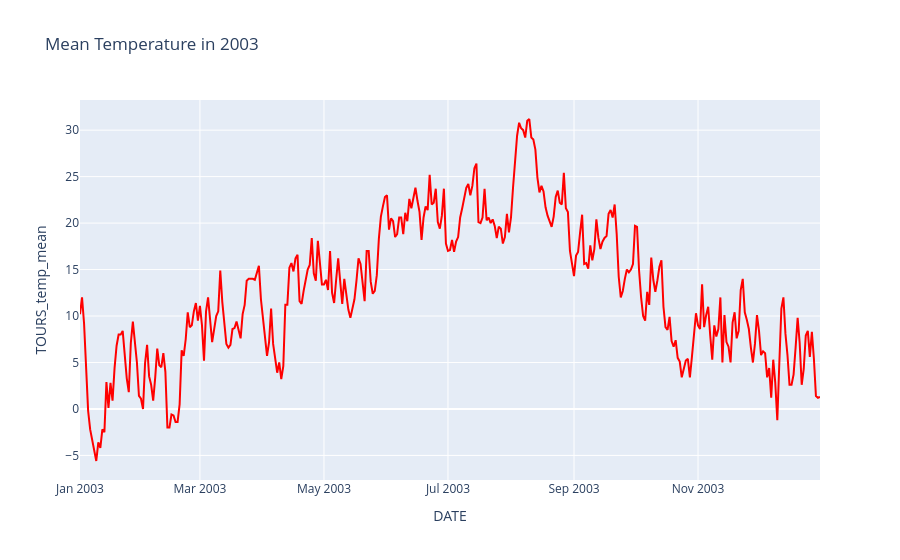

Notebook code cell kept with this figure:
### Markdown cell above
As per the dataframe, the major temperature spikes occur in the 2003, specifically in August. These can be attributed to the 2003 European Heatwave that also affected France.

### Code cell
df_2003 = df[df['Year'] == 2003]

fig_2003 = px.line(df_2003, x='DATE', y='TOURS_temp_mean', title="Mean Temperature in 2003",color_discrete_sequence=["red"])
fig_2003.show()

fig_2003.write_image("charts/Mean Temperature in 2003.png")

### Figure 1 — Plotly figure (JSON) as saved in the notebook; plotly's stock layout.template omitted (floating-point values rounded to 4 significant figures; data arrays with more than 128 entries replaced by an {"elided": "..."} marker saying what was removed)
{"data": [{"hovertemplate": "DATE=%{x}<br>TOURS_temp_mean=%{y}<extra></extra>", "legendgroup": "", "line": {"color": "red", "dash": "solid"}, "marker": {"symbol": "circle"}, "mode": "lines", "name": "", "orientation": "v", "showlegend": false, "type": "scatter", "x": {"elided": "365 str values"}, "xaxis": "x", "y": {"elided": "365 float values"}, "yaxis": "y"}], "layout": {"legend": {"tracegroupgap": 0}, "title": {"text": "Mean Temperature in 2003"}, "xaxis": {"anchor": "y", "domain": [0, 1], "title": {"text": "DATE"}}, "yaxis": {"anchor": "x", "domain": [0, 1], "title": {"text": "TOURS_temp_mean"}}}}
